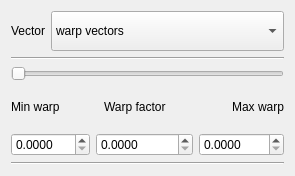
<?xml version="1.0" encoding="UTF-8"?>
<ui version="4.0">
 <class>TaskPostWarpVector</class>
 <widget class="QWidget" name="TaskPostWarpVector">
  <property name="geometry">
   <rect>
    <x>0</x>
    <y>0</y>
    <width>295</width>
    <height>176</height>
   </rect>
  </property>
  <property name="windowTitle">
   <string>Form</string>
  </property>
  <layout class="QVBoxLayout" name="verticalLayout">
   <item>
    <layout class="QHBoxLayout" name="horizontalLayout">
     <item>
      <widget class="QLabel" name="label">
       <property name="sizePolicy">
        <sizepolicy hsizetype="Minimum" vsizetype="Minimum">
         <horstretch>0</horstretch>
         <verstretch>0</verstretch>
        </sizepolicy>
       </property>
       <property name="text">
        <string>Vector</string>
       </property>
      </widget>
     </item>
     <item>
      <widget class="QComboBox" name="Vector">
       <property name="sizePolicy">
        <sizepolicy hsizetype="Expanding" vsizetype="Minimum">
         <horstretch>0</horstretch>
         <verstretch>0</verstretch>
        </sizepolicy>
       </property>
       <item>
        <property name="text">
         <string>warp vectors</string>
        </property>
       </item>
      </widget>
     </item>
    </layout>
   </item>
   <item>
    <widget class="Line" name="line">
     <property name="orientation">
      <enum>Qt::Horizontal</enum>
     </property>
    </widget>
   </item>
   <item>
    <widget class="QSlider" name="Slider">
     <property name="sizePolicy">
      <sizepolicy hsizetype="MinimumExpanding" vsizetype="Fixed">
       <horstretch>0</horstretch>
       <verstretch>0</verstretch>
      </sizepolicy>
     </property>
     <property name="minimumSize">
      <size>
       <width>100</width>
       <height>0</height>
      </size>
     </property>
     <property name="maximum">
      <number>100</number>
     </property>
     <property name="orientation">
      <enum>Qt::Horizontal</enum>
     </property>
     <property name="invertedAppearance">
      <bool>false</bool>
     </property>
     <property name="invertedControls">
      <bool>false</bool>
     </property>
     <property name="tickPosition">
      <enum>QSlider::NoTicks</enum>
     </property>
    </widget>
   </item>
   <item>
    <layout class="QHBoxLayout" name="horizontalLayout_3">
     <item>
      <widget class="QLabel" name="label_2">
       <property name="sizePolicy">
        <sizepolicy hsizetype="Minimum" vsizetype="Minimum">
         <horstretch>0</horstretch>
         <verstretch>0</verstretch>
        </sizepolicy>
       </property>
       <property name="text">
        <string>Min warp</string>
       </property>
      </widget>
     </item>
     <item>
      <widget class="QLabel" name="label_3">
       <property name="text">
        <string>Warp factor</string>
       </property>
       <property name="alignment">
        <set>Qt::AlignLeading|Qt::AlignLeft|Qt::AlignVCenter</set>
       </property>
      </widget>
     </item>
     <item>
      <widget class="QLabel" name="label_4">
       <property name="layoutDirection">
        <enum>Qt::LeftToRight</enum>
       </property>
       <property name="text">
        <string>Max warp</string>
       </property>
       <property name="alignment">
        <set>Qt::AlignRight|Qt::AlignTrailing|Qt::AlignVCenter</set>
       </property>
      </widget>
     </item>
    </layout>
   </item>
   <item>
    <layout class="QHBoxLayout" name="horizontalLayout_2">
     <item>
      <widget class="QDoubleSpinBox" name="Min">
       <property name="sizePolicy">
        <sizepolicy hsizetype="Fixed" vsizetype="Fixed">
         <horstretch>0</horstretch>
         <verstretch>0</verstretch>
        </sizepolicy>
       </property>
       <property name="minimumSize">
        <size>
         <width>20</width>
         <height>0</height>
        </size>
       </property>
       <property name="decimals">
        <number>4</number>
       </property>
       <property name="maximum">
        <double>99999.000000000000000</double>
       </property>
      </widget>
     </item>
     <item>
      <widget class="QDoubleSpinBox" name="Value">
       <property name="sizePolicy">
        <sizepolicy hsizetype="MinimumExpanding" vsizetype="Fixed">
         <horstretch>0</horstretch>
         <verstretch>0</verstretch>
        </sizepolicy>
       </property>
       <property name="decimals">
        <number>4</number>
       </property>
       <property name="maximum">
        <double>9999999.000000000000000</double>
       </property>
      </widget>
     </item>
     <item>
      <widget class="QDoubleSpinBox" name="Max">
       <property name="sizePolicy">
        <sizepolicy hsizetype="Fixed" vsizetype="Fixed">
         <horstretch>0</horstretch>
         <verstretch>0</verstretch>
        </sizepolicy>
       </property>
       <property name="minimumSize">
        <size>
         <width>20</width>
         <height>0</height>
        </size>
       </property>
       <property name="decimals">
        <number>4</number>
       </property>
       <property name="maximum">
        <double>1000000.000000000000000</double>
       </property>
      </widget>
     </item>
    </layout>
   </item>
   <item>
    <widget class="Line" name="line_2">
     <property name="orientation">
      <enum>Qt::Horizontal</enum>
     </property>
    </widget>
   </item>
  </layout>
 </widget>
 <resources/>
 <connections/>
</ui>
